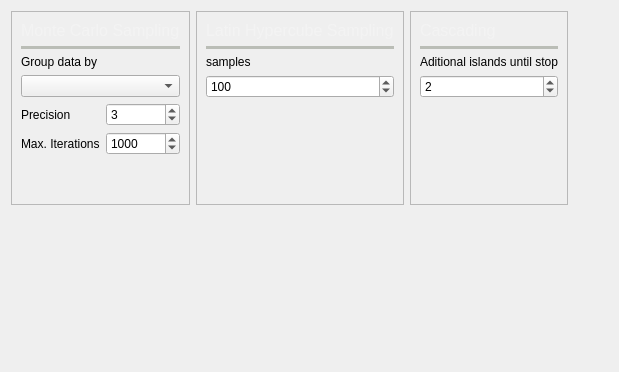
          <widget class="QWidget" name="tab_6">
           <attribute name="icon">
            <iconset resource="icons.qrc">
             <normaloff>:/Icons/icons/stochastic_power_flow.svg</normaloff>:/Icons/icons/stochastic_power_flow.svg</iconset>
           </attribute>
           <attribute name="title">
            <string>Stochastic</string>
           </attribute>
           <attribute name="toolTip">
            <string>Stochastic power flow settings</string>
           </attribute>
           <layout class="QGridLayout" name="gridLayout_12">
            <item row="2" column="0">
             <widget class="QFrame" name="frame_15">
              <property name="frameShape">
               <enum>QFrame::StyledPanel</enum>
              </property>
              <property name="frameShadow">
               <enum>QFrame::Raised</enum>
              </property>
              <layout class="QGridLayout" name="gridLayout_6">
               <item row="6" column="1">
                <widget class="QSpinBox" name="tolerance_stochastic_spinBox">
                 <property name="minimum">
                  <number>1</number>
                 </property>
                 <property name="maximum">
                  <number>20</number>
                 </property>
                 <property name="value">
                  <number>3</number>
                 </property>
                </widget>
               </item>
               <item row="7" column="1">
                <widget class="QSpinBox" name="max_iterations_stochastic_spinBox">
                 <property name="minimum">
                  <number>10</number>
                 </property>
                 <property name="maximum">
                  <number>99999999</number>
                 </property>
                 <property name="value">
                  <number>1000</number>
                 </property>
                </widget>
               </item>
               <item row="7" column="0">
                <widget class="QLabel" name="label_13">
                 <property name="text">
                  <string>Max. Iterations</string>
                 </property>
                </widget>
               </item>
               <item row="6" column="0">
                <widget class="QLabel" name="label_12">
                 <property name="text">
                  <string>Precision</string>
                 </property>
                </widget>
               </item>
               <item row="4" column="0" colspan="2">
                <widget class="QComboBox" name="group_by_comboBox"/>
               </item>
               <item row="3" column="0">
                <widget class="QLabel" name="label_55">
                 <property name="text">
                  <string>Group data by</string>
                 </property>
                </widget>
               </item>
               <item row="8" column="0">
                <spacer name="verticalSpacer_8">
                 <property name="orientation">
                  <enum>Qt::Vertical</enum>
                 </property>
                 <property name="sizeHint" stdset="0">
                  <size>
                   <width>20</width>
                   <height>40</height>
                  </size>
                 </property>
                </spacer>
               </item>
               <item row="0" column="0" colspan="2">
                <widget class="QLabel" name="label_14">
                 <property name="palette">
                  <palette>
                   <active>
                    <colorrole role="WindowText">
                     <brush brushstyle="SolidPattern">
                      <color alpha="255">
                       <red>243</red>
                       <green>243</green>
                       <blue>243</blue>
                      </color>
                     </brush>
                    </colorrole>
                   </active>
                   <inactive>
                    <colorrole role="WindowText">
                     <brush brushstyle="SolidPattern">
                      <color alpha="255">
                       <red>243</red>
                       <green>243</green>
                       <blue>243</blue>
                      </color>
                     </brush>
                    </colorrole>
                   </inactive>
                   <disabled>
                    <colorrole role="WindowText">
                     <brush brushstyle="SolidPattern">
                      <color alpha="255">
                       <red>190</red>
                       <green>190</green>
                       <blue>190</blue>
                      </color>
                     </brush>
                    </colorrole>
                   </disabled>
                  </palette>
                 </property>
                 <property name="font">
                  <font>
                   <pointsize>12</pointsize>
                  </font>
                 </property>
                 <property name="text">
                  <string>Monte Carlo Sampling</string>
                 </property>
                </widget>
               </item>
               <item row="1" column="0" colspan="2">
                <widget class="Line" name="line_4">
                 <property name="palette">
                  <palette>
                   <active>
                    <colorrole role="WindowText">
                     <brush brushstyle="SolidPattern">
                      <color alpha="255">
                       <red>186</red>
                       <green>189</green>
                       <blue>182</blue>
                      </color>
                     </brush>
                    </colorrole>
                   </active>
                   <inactive>
                    <colorrole role="WindowText">
                     <brush brushstyle="SolidPattern">
                      <color alpha="255">
                       <red>186</red>
                       <green>189</green>
                       <blue>182</blue>
                      </color>
                     </brush>
                    </colorrole>
                   </inactive>
                   <disabled>
                    <colorrole role="WindowText">
                     <brush brushstyle="SolidPattern">
                      <color alpha="255">
                       <red>190</red>
                       <green>190</green>
                       <blue>190</blue>
                      </color>
                     </brush>
                    </colorrole>
                   </disabled>
                  </palette>
                 </property>
                 <property name="frameShadow">
                  <enum>QFrame::Plain</enum>
                 </property>
                 <property name="lineWidth">
                  <number>4</number>
                 </property>
                 <property name="orientation">
                  <enum>Qt::Horizontal</enum>
                 </property>
                </widget>
               </item>
              </layout>
             </widget>
            </item>
            <item row="2" column="1">
             <widget class="QFrame" name="frame_3">
              <property name="frameShape">
               <enum>QFrame::StyledPanel</enum>
              </property>
              <property name="frameShadow">
               <enum>QFrame::Raised</enum>
              </property>
              <layout class="QVBoxLayout" name="verticalLayout_7">
               <item>
                <widget class="QLabel" name="label_22">
                 <property name="palette">
                  <palette>
                   <active>
                    <colorrole role="WindowText">
                     <brush brushstyle="SolidPattern">
                      <color alpha="255">
                       <red>243</red>
                       <green>243</green>
                       <blue>243</blue>
                      </color>
                     </brush>
                    </colorrole>
                   </active>
                   <inactive>
                    <colorrole role="WindowText">
                     <brush brushstyle="SolidPattern">
                      <color alpha="255">
                       <red>243</red>
                       <green>243</green>
                       <blue>243</blue>
                      </color>
                     </brush>
                    </colorrole>
                   </inactive>
                   <disabled>
                    <colorrole role="WindowText">
                     <brush brushstyle="SolidPattern">
                      <color alpha="255">
                       <red>190</red>
                       <green>190</green>
                       <blue>190</blue>
                      </color>
                     </brush>
                    </colorrole>
                   </disabled>
                  </palette>
                 </property>
                 <property name="font">
                  <font>
                   <pointsize>12</pointsize>
                  </font>
                 </property>
                 <property name="text">
                  <string>Latin Hypercube Sampling</string>
                 </property>
                </widget>
               </item>
               <item>
                <widget class="Line" name="line_9">
                 <property name="palette">
                  <palette>
                   <active>
                    <colorrole role="WindowText">
                     <brush brushstyle="SolidPattern">
                      <color alpha="255">
                       <red>186</red>
                       <green>189</green>
                       <blue>182</blue>
                      </color>
                     </brush>
                    </colorrole>
                   </active>
                   <inactive>
                    <colorrole role="WindowText">
                     <brush brushstyle="SolidPattern">
                      <color alpha="255">
                       <red>186</red>
                       <green>189</green>
                       <blue>182</blue>
                      </color>
                     </brush>
                    </colorrole>
                   </inactive>
                   <disabled>
                    <colorrole role="WindowText">
                     <brush brushstyle="SolidPattern">
                      <color alpha="255">
                       <red>190</red>
                       <green>190</green>
                       <blue>190</blue>
                      </color>
                     </brush>
                    </colorrole>
                   </disabled>
                  </palette>
                 </property>
                 <property name="frameShadow">
                  <enum>QFrame::Plain</enum>
                 </property>
                 <property name="lineWidth">
                  <number>4</number>
                 </property>
                 <property name="orientation">
                  <enum>Qt::Horizontal</enum>
                 </property>
                </widget>
               </item>
               <item>
                <widget class="QLabel" name="label_25">
                 <property name="text">
                  <string>samples</string>
                 </property>
                </widget>
               </item>
               <item>
                <widget class="QSpinBox" name="lhs_samples_number_spinBox">
                 <property name="toolTip">
                  <string>&lt;html&gt;&lt;head/&gt;&lt;body&gt;&lt;p&gt;Number of power flows to run with Latin-Hypercube.&lt;/p&gt;&lt;/body&gt;&lt;/html&gt;</string>
                 </property>
                 <property name="minimum">
                  <number>1</number>
                 </property>
                 <property name="maximum">
                  <number>999999999</number>
                 </property>
                 <property name="value">
                  <number>100</number>
                 </property>
                </widget>
               </item>
               <item>
                <spacer name="verticalSpacer_7">
                 <property name="orientation">
                  <enum>Qt::Vertical</enum>
                 </property>
                 <property name="sizeHint" stdset="0">
                  <size>
                   <width>20</width>
                   <height>40</height>
                  </size>
                 </property>
                </spacer>
               </item>
              </layout>
             </widget>
            </item>
            <item row="2" column="2">
             <widget class="QFrame" name="frame_22">
              <property name="frameShape">
               <enum>QFrame::StyledPanel</enum>
              </property>
              <property name="frameShadow">
               <enum>QFrame::Raised</enum>
              </property>
              <layout class="QVBoxLayout" name="verticalLayout_11">
               <item>
                <widget class="QLabel" name="label_26">
                 <property name="palette">
                  <palette>
                   <active>
                    <colorrole role="WindowText">
                     <brush brushstyle="SolidPattern">
                      <color alpha="255">
                       <red>243</red>
                       <green>243</green>
                       <blue>243</blue>
                      </color>
                     </brush>
                    </colorrole>
                   </active>
                   <inactive>
                    <colorrole role="WindowText">
                     <brush brushstyle="SolidPattern">
                      <color alpha="255">
                       <red>243</red>
                       <green>243</green>
                       <blue>243</blue>
                      </color>
                     </brush>
                    </colorrole>
                   </inactive>
                   <disabled>
                    <colorrole role="WindowText">
                     <brush brushstyle="SolidPattern">
                      <color alpha="255">
                       <red>190</red>
                       <green>190</green>
                       <blue>190</blue>
                      </color>
                     </brush>
                    </colorrole>
                   </disabled>
                  </palette>
                 </property>
                 <property name="font">
                  <font>
                   <pointsize>12</pointsize>
                  </font>
                 </property>
                 <property name="text">
                  <string>Cascading</string>
                 </property>
                </widget>
               </item>
               <item>
                <widget class="Line" name="line_10">
                 <property name="palette">
                  <palette>
                   <active>
                    <colorrole role="WindowText">
                     <brush brushstyle="SolidPattern">
                      <color alpha="255">
                       <red>186</red>
                       <green>189</green>
                       <blue>182</blue>
                      </color>
                     </brush>
                    </colorrole>
                   </active>
                   <inactive>
                    <colorrole role="WindowText">
                     <brush brushstyle="SolidPattern">
                      <color alpha="255">
                       <red>186</red>
                       <green>189</green>
                       <blue>182</blue>
                      </color>
                     </brush>
                    </colorrole>
                   </inactive>
                   <disabled>
                    <colorrole role="WindowText">
                     <brush brushstyle="SolidPattern">
                      <color alpha="255">
                       <red>190</red>
                       <green>190</green>
                       <blue>190</blue>
                      </color>
                     </brush>
                    </colorrole>
                   </disabled>
                  </palette>
                 </property>
                 <property name="frameShadow">
                  <enum>QFrame::Plain</enum>
                 </property>
                 <property name="lineWidth">
                  <number>4</number>
                 </property>
                 <property name="orientation">
                  <enum>Qt::Horizontal</enum>
                 </property>
                </widget>
               </item>
               <item>
                <widget class="QLabel" name="label_28">
                 <property name="text">
                  <string>Aditional islands until stop</string>
                 </property>
                </widget>
               </item>
               <item>
                <widget class="QSpinBox" name="cascading_islands_spinBox">
                 <property name="minimum">
                  <number>1</number>
                 </property>
                 <property name="maximum">
                  <number>999999</number>
                 </property>
                 <property name="value">
                  <number>2</number>
                 </property>
                </widget>
               </item>
               <item>
                <spacer name="verticalSpacer_6">
                 <property name="orientation">
                  <enum>Qt::Vertical</enum>
                 </property>
                 <property name="sizeHint" stdset="0">
                  <size>
                   <width>20</width>
                   <height>40</height>
                  </size>
                 </property>
                </spacer>
               </item>
              </layout>
             </widget>
            </item>
            <item row="2" column="3">
             <spacer name="horizontalSpacer_12">
              <property name="orientation">
               <enum>Qt::Horizontal</enum>
              </property>
              <property name="sizeHint" stdset="0">
               <size>
                <width>40</width>
                <height>20</height>
               </size>
              </property>
             </spacer>
            </item>
            <item row="8" column="0">
             <spacer name="verticalSpacer_4">
              <property name="orientation">
               <enum>Qt::Vertical</enum>
              </property>
              <property name="sizeHint" stdset="0">
               <size>
                <width>20</width>
                <height>156</height>
               </size>
              </property>
             </spacer>
            </item>
           </layout>
          </widget>
